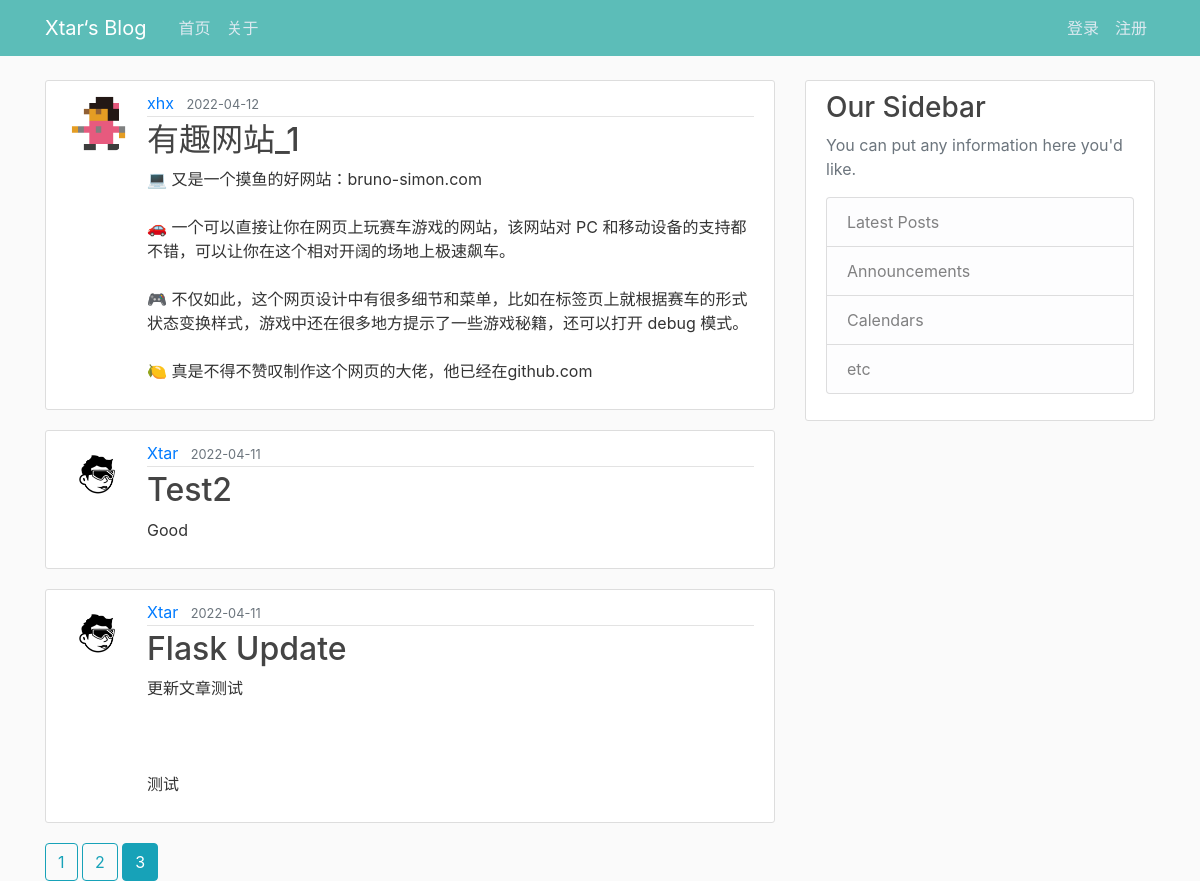
Screenshot of /home?page=3 with the database file from the repository.
### flaskblog/models.py (models this page shows, shortened)
class Post(db.Model):
    id = db.Column(db.Integer, primary_key=True)
    title = db.Column(db.String(100), nullable=False)
    date_posted = db.Column(db.DateTime, nullable=False, default=datetime.utcnow)
    content = db.Column(db.Text, nullable=False)
    user_id = db.Column(db.Integer, db.ForeignKey('user.id'), nullable=False)

class User(db.Model, UserMixin):
    id = db.Column(db.Integer, primary_key=True)
    username = db.Column(db.String(20), unique=True, nullable=False)
    email = db.Column(db.String(120), unique=True, nullable=False)
    image_file = db.Column(db.String(20), nullable=False, default='default.jpg')
    password = db.Column(db.String(60), nullable=False)
    posts = db.relationship('Post', backref='author', lazy=True) # post与author是多对一

### flaskblog/main/routes.py (the view)
@main.route('/')
@main.route('/home')
def home():
    page = request.args.get('page', 1, type=int)
    posts = Post.query.order_by(Post.date_posted.desc()).paginate(page=page, per_page=3)
    return render_template('home.html', posts=posts)

### flaskblog/templates/home.html
{% extends "layout.html" %}
{% block content %}
    {% for post in posts.items %}
        <article class="media content-section">
            <img class="rounded-circle article-img" src="{{ url_for('static', filename='profile_pics/' + post.author.image_file) }}">
            <div class="media-body">
                <div class="article-metadata">
                    <a class="mr-2" href="{{ url_for('users.user_posts', username=post.author.username) }}">{{ post.author.username }}</a>
                    <small class="text-muted">{{ post.date_posted.strftime('%Y-%m-%d') }}</small>
                </div>
                <h2><a class="article-title" href="{{ url_for('posts.post', post_id=post.id) }}">{{ post.title }}</a></h2>
                <p class="article-content">{{ post.content }}</p>
            </div>
        </article>
    {% endfor %}
    {% for page_num in posts.iter_pages(left_edge=1, right_edge=1, left_current=1, right_current=2) %}
        {% if page_num %}
            {% if posts.page ==  page_num %}
                <a class="btn btn-info md-4" href="{{ url_for('main.home', page=page_num) }}">{{ page_num }}</a>
            {% else %}
                <a class="btn btn-outline-info md-4" href="{{ url_for('main.home', page=page_num) }}">{{ page_num }}</a>
            {% endif %}
        {% else %}
            ...
        {% endif %}
    {% endfor %}
{% endblock content %}

### flaskblog/static/main.css (style rules this page uses)
body { background: #fafafa; color: #333333; margin-top: 5rem; }
h1, h2, h3, h4, h5, h6 { color: #444444; }
.content-section { background: #ffffff; padding: 10px 20px; border: 1px solid #dddddd; border-radius: 3px; margin-bottom: 20px; }
.article-title { color: #444444; }
.article-content { white-space: pre-line; }
.article-img { height: 65px; width: 65px; margin-right: 16px; }
.article-metadata { padding-bottom: 1px; margin-bottom: 4px; border-bottom: 1px solid #e3e3e3 }

### rows the page displays
Post: image_file (picture), author.username "xhx", date_posted "2022-04-12", title "有趣网站_1", content "💻 又是一个摸鱼的好网站：bruno-simon.com 🚗 一个可以直接让你在网页上玩赛车游戏的网站，该网站对 PC 和移动设备的支持都不错，可以让你在这个相对开阔的场地上极速飙车。 🎮 不仅如此，这个网页设计中有很多细节和菜单，比如在标签页上就根据赛车的形式状态变换样式，游戏中还在很多地方提示了一些游戏秘籍，还可以打开 debug 模式。 🍋 真是不得不赞叹制作这个网页的大佬，他已经在github.com"
Post: image_file (picture), author.username "Xtar", date_posted "2022-04-11", title "Test2", content "Good"
Post: image_file (picture), author.username "Xtar", date_posted "2022-04-11", title "Flask Update", content "更新文章测试 测试"

### other values shown
{{ page_num }} "1" "2"
{{ page_num }} "3"
